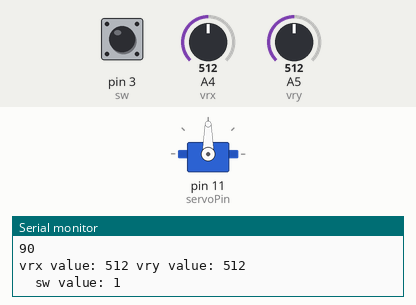
Simulated run of this sketch. Board: Arduino Uno, built with avr-gcc and run on an emulated ATmega328P. Parts: servo, the last lines printed to the serial monitor. The inputs (shaded band) are chosen by the test bench; at power-on: A4 (vrx) = 512, pin 3 (sw) HIGH, A5 (vry) = 512.

Above: at 1.2 s.
1.3 s: A4 (vrx) set to 716
At 2.1 s:
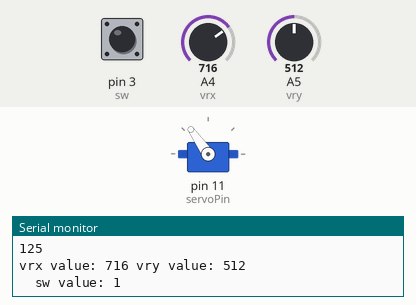
2.8 s: A4 (vrx) set to 0
At 3.9 s:
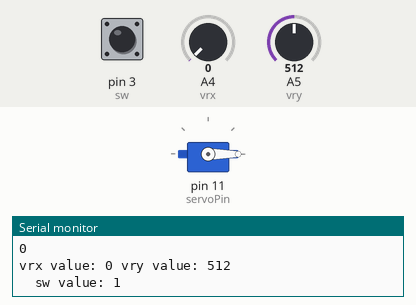
4.3 s: A4 (vrx) set to 122
At 5.5 s:
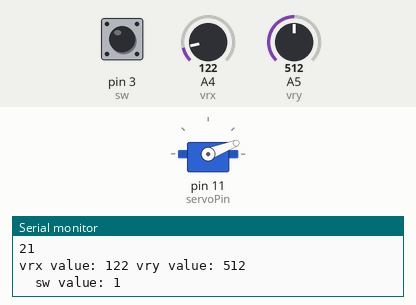
5.8 s: A4 (vrx) set to 306
At 6.2 s:
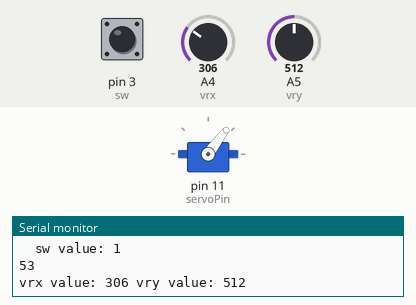
7.3 s: A4 (vrx) set to 900
At 7.9 s:
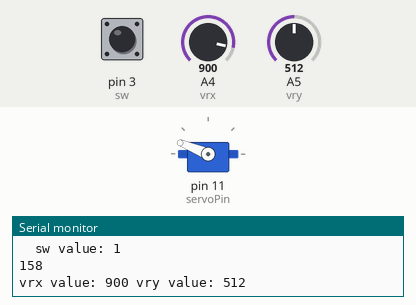
Timing chart, 0 to 10.3 s (numbered marks = the images above; inputs shaded):
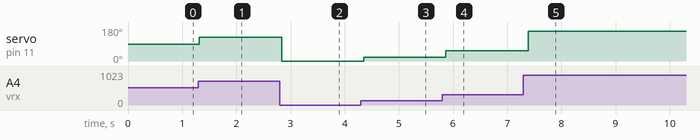

The sketch:

joystickcommands.ino
```cpp
#include <Servo.h>
Servo motor;
int servoPin = 11;

int vrx = A4;
int vry = A5;
int sw = 3;

void setup() {
  // put your setup code here, to run once:
 pinMode (vrx, INPUT);
 pinMode (vry, INPUT);
 pinMode(sw, INPUT_PULLUP);

 motor.attach(servoPin);
 motor.write(0);

 Serial.begin(9600);
}

void loop() {
  // put your main code here, to run repeatedly:
 int vrxVal = analogRead(vrx);
 int vryVal = analogRead(vry);
 int swVal = digitalRead(sw);

 int servoAngle = map(vrxVal, 0, 1023, 0, 180);

 Serial.println(servoAngle);
 motor.write(servoAngle);

 Serial.print("vrx value: ");
 Serial.print(vrxVal);
 Serial.print(" vry value: ");
 Serial.println(vryVal);
 Serial.print("  sw value: ");
 Serial.println(swVal);

 delay(100);
}
```

Measured:
- after the input at 1.3 s, servo on pin 11 (servoPin): 90° → 125° at once
- after the input at 2.8 s, servo on pin 11 (servoPin): 125° → 0° at once
- after the input at 4.3 s, servo on pin 11 (servoPin): 0° → 21° after 0.05 s
- after the input at 5.8 s, servo on pin 11 (servoPin): 21° → 53° after 0.07 s
- after the input at 7.3 s, servo on pin 11 (servoPin): 53° → 158° after 0.08 s
